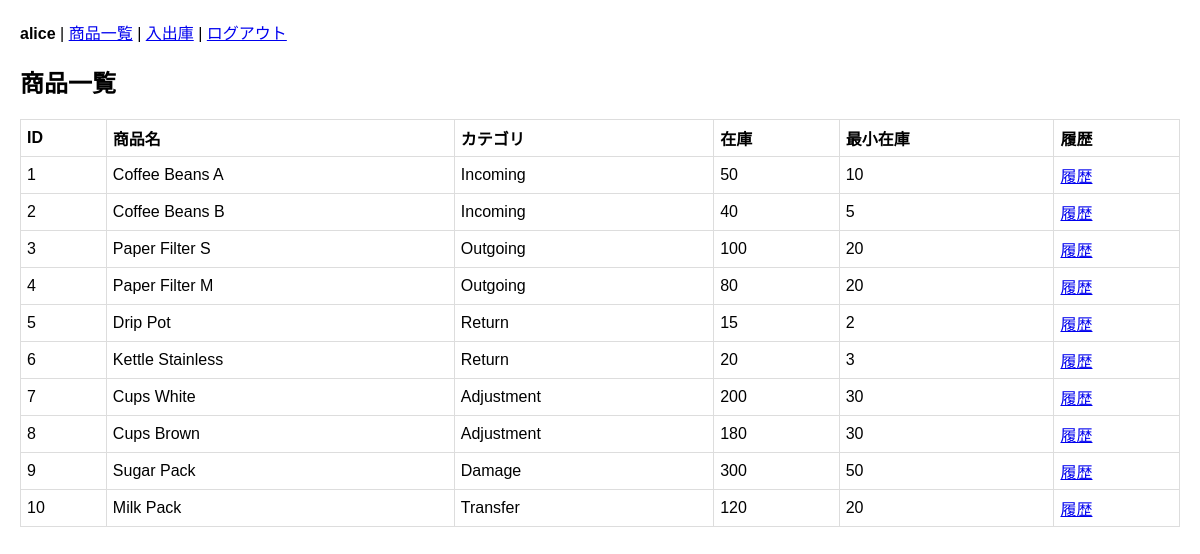
Screenshot of /products (signed in) with the database file from the repository.
### tables this page shows
CREATE TABLE products (
    product_id       INTEGER PRIMARY KEY,
    category_id      INTEGER,
    product_name     TEXT NOT NULL,
    stock_quantity   INTEGER DEFAULT 0,
    min_stock        INTEGER DEFAULT 0,
    FOREIGN KEY (category_id) REFERENCES categories(category_id)
);

CREATE TABLE categories (
    category_id   INTEGER PRIMARY KEY,
    category_name TEXT NOT NULL
);

### app.py (the view)
@app.route("/")
@app.route("/products")
@login_required
def products():
    db = db_utils.get_db()
    cur = db.execute("""
        SELECT p.product_id, p.product_name, p.stock_quantity, p.min_stock, c.category_name
        FROM products p LEFT JOIN categories c ON p.category_id = c.rowid
        ORDER BY p.product_id
    """)
    items = cur.fetchall()
    return render_template("products.html", products=items)

### app.py (called while the page is built)
def login_required(f):
    @wraps(f)
    def decorated(*args, **kwargs):
        if "user_id" not in session:
            flash("ログインしてください")
            return redirect(url_for("login"))
        return f(*args, **kwargs)
    return decorated

### db_utils.py (called while the page is built)
def get_db():
    if "db" not in g:
        g.db = sqlite3.connect(DATABASE)
        g.db.row_factory = sqlite3.Row
    return g.db

### templates/products.html
{% extends "base.html" %}
{% block body %}
<h2>商品一覧</h2>
<table>
  <tr><th>ID</th><th>商品名</th><th>カテゴリ</th><th>在庫</th><th>最小在庫</th><th>履歴</th></tr>
  {% for p in products %}
  <tr>
    <td>{{ p.product_id }}</td>
    <td>{{ p.product_name }}</td>
    <td>{{ p.category_name or "-" }}</td>
    <td>{{ p.stock_quantity }}</td>
    <td>{{ p.min_stock }}</td>
    <td><a href="{{ url_for('history', product_id=p.product_id) }}">履歴</a></td>
  </tr>
  {% endfor %}
</table>
{% endblock %}

### templates/base.html (shortened to what this page needs)
<!doctype html>
<html>
<head>
</head>
<body>
  <nav>
    {% if session.username %}
      <strong>{{ session.username }}</strong> |
      <a href="{{ url_for('products') }}">商品一覧</a> |
      <a href="{{ url_for('transaction') }}">入出庫</a> |
      <a href="{{ url_for('logout') }}">ログアウト</a>
    {% else %}
      <a href="{{ url_for('login') }}">ログイン</a> |
      <a href="{{ url_for('register') }}">登録</a>
    {% endif %}
  </nav>
  {% block body %}{% endblock %}
</body>
</html>

### templates/base.html (style rules this page uses)
body { font-family: sans-serif; margin: 20px; }
nav { margin-bottom: 10px; }
table { border-collapse: collapse; width: 100%; }
th, td { border: 1px solid #ddd; padding: 6px; text-align: left; }

### rows the page displays
products: product_id "1", product_name "Coffee Beans A", category_name "Incoming", stock_quantity "50", min_stock "10"
products: product_id "2", product_name "Coffee Beans B", category_name "Incoming", stock_quantity "40", min_stock "5"
products: product_id "3", product_name "Paper Filter S", category_name "Outgoing", stock_quantity "100", min_stock "20"
products: product_id "4", product_name "Paper Filter M", category_name "Outgoing", stock_quantity "80", min_stock "20"
products: product_id "5", product_name "Drip Pot", category_name "Return", stock_quantity "15", min_stock "2"
products: product_id "6", product_name "Kettle Stainless", category_name "Return", stock_quantity "20", min_stock "3"
products: product_id "7", product_name "Cups White", category_name "Adjustment", stock_quantity "200", min_stock "30"
products: product_id "8", product_name "Cups Brown", category_name "Adjustment", stock_quantity "180", min_stock "30"
products: product_id "9", product_name "Sugar Pack", category_name "Damage", stock_quantity "300", min_stock "50"
products: product_id "10", product_name "Milk Pack", category_name "Transfer", stock_quantity "120", min_stock "20"

### other values shown
{{ session.username }} "alice"
